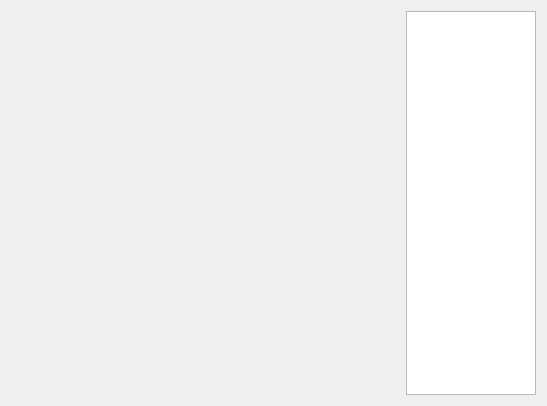
<?xml version="1.0" encoding="UTF-8"?>
<ui version="4.0">
 <class>mediaWidget</class>
 <widget class="QWidget" name="mediaWidget">
  <property name="geometry">
   <rect>
    <x>0</x>
    <y>0</y>
    <width>547</width>
    <height>406</height>
   </rect>
  </property>
  <property name="windowTitle">
   <string>Form</string>
  </property>
  <layout class="QGridLayout" name="gridLayout" columnstretch="3,1">
   <item row="0" column="0">
    <widget class="MainWindow" name="widget" native="true"/>
   </item>
   <item row="0" column="1">
    <widget class="QListWidget" name="listWidget"/>
   </item>
  </layout>
 </widget>
 <customwidgets>
  <customwidget>
   <class>MainWindow</class>
   <extends>QWidget</extends>
   <header>mainwindow.h</header>
   <container>1</container>
  </customwidget>
 </customwidgets>
 <resources/>
 <connections/>
</ui>
